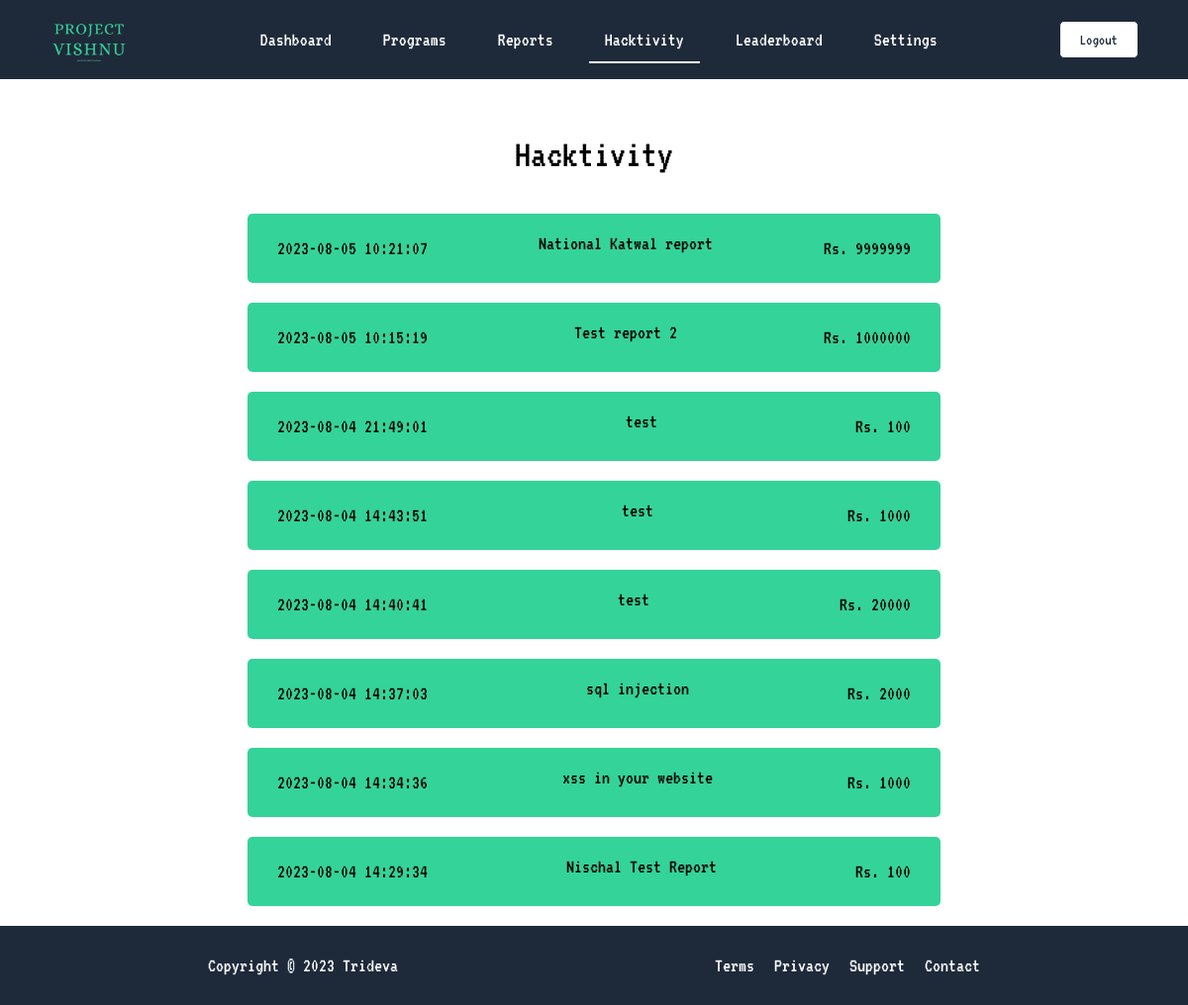
Page /app/html/researcher/hacktivity.php (signed in) on the committed database.
### tables this page shows
CREATE TABLE `report` (
  `reportid` int(11) NOT NULL,
  `id` int(11) NOT NULL,
  `uid` int(11) NOT NULL,
  `title` varchar(100) NOT NULL,
  `target` varchar(100) NOT NULL,
  `severity` varchar(10) NOT NULL,
  `type` text NOT NULL,
  `url` varchar(50) NOT NULL,
  `description` text DEFAULT NULL,
  `attachmment` varchar(100) DEFAULT NULL,
  `reporttime` datetime DEFAULT current_timestamp(),
  `reward` int(11) DEFAULT 0,
  `status` varchar(255) DEFAULT 'Pending'
);

### app/database/connect.php (called while the page is built, shortened)
<?php
class Connection {
    public $pdo = null;
    public function __construct(){
        try {
            $this->pdo = new PDO("mysql:host=localhost;dbname=vuln_db;charset=utf8mb4", "root", "");
            $this->pdo->setAttribute(PDO::ATTR_ERRMODE, PDO::ERRMODE_EXCEPTION);
        } catch(PDOException $e){
            die("ERROR: Could not connect. " . $e->getMessage());
        }
    }
    public function Hacktivity(){
        $statement = $this->pdo->prepare("SELECT * FROM report WHERE status = 'disclose' ORDER BY reporttime DESC LIMIT 20");
        $statement->execute();
        return $statement->fetchAll(PDO::FETCH_ASSOC);
    }
}

### app/html/researcher/hacktivity.php (the view, shortened to what this page needs)
<?php
require_once('../../database/connect.php');
$connection = new Connection();
$result = $connection->Hacktivity();
?>
<html lang="en">
  <head>
    <link rel="stylesheet" href="../../css/style.css" />
  </head>
  <body>
    <nav>
      <div class="logo">
        <img
          src="../../assets/logo/Project Vishnu 3.png"
          alt="Project Vishnu - securing digital himalayas"
        />
      </div>
      <ul>
        <li><a href="dashboard.php">Dashboard</a></li>
        <li><a href="programs.php">Programs</a></li>
        <li><a href="myreport.php">Reports</a></li>
        <li><a href="hacktivity.php" class="active-list">Hacktivity</a></li>
        <li><a href="leaderboard.php">Leaderboard</a></li>
        <li><a href="settings.php" >Settings</a></li>
      </ul>
      <div class="logout">
        <a href="logout.php"><button>Logout</button></a>
      </div>
    </nav>
    <div class="inner-body">
      <div class="page-inner">
        <div class="title">
          <h1 class="page-title">Hacktivity</h1>
        </div>
        <div class="hacktivity">
            <?php
                foreach($result as $row){
                    echo "<div class='recent'>";
                    echo "<div class='name'>";
                    echo "<p>".$row['reporttime']."</p>";
                    echo "</div>";
                    echo "<div class='main-title'>";
                    echo "<p><a href=reoprt/report.php?id=".$row['reportid']." style='text-decoration:none; color:black;'>".$row['title']."</a></p>";
                    echo "</div>";
                    echo "<div class='bounty-reward'>";
                    echo "<p>Rs. <span>".$row['reward']."</span></p>";
                    echo "</div>";
                    echo "</div>";
                }
            ?>
        </div>
      </div>
    </div>
    <footer>
      <span>Copyright &copy; 2023 Trideva</span>
      <div class="footer-links">
        <a href="#">Terms</a>
        <a href="#">Privacy</a>
        <a href="#">Support</a>
        <a href="#">Contact</a>
      </div>
    </footer>
  </body>
</html>

### app/css/style.css (style rules this page uses)
:root { --primary-color: #1e2a3a; --secondary-color: #34d399; --button-color: #ffa500; --alert-color: #ff4136; --neutral-color: #ffffff; --neutral-text-color: #808080; }
body { background-color: var(--neutral-color); font-family: "VT323", sans-serif; }
* { box-sizing: border-box; margin: 0; }
nav { background-color: var(--primary-color); height: 80px; width: 100%; display: flex; justify-content: space-between; align-items: center; padding: 0 50px; position: absolute; top: 0; z-index: 100; }
nav .logo img { height: 80px; margin-right: 10px; }
nav ul { list-style-type: none; margin: 0; padding: 0; overflow: hidden; }
nav ul li { float: left; }
nav ul li a { display: inline-block; color: var(--neutral-color); text-align: center; padding: 14px 16px; text-decoration: none; transition: 0.3s ease-in-out; margin: 0px 10px; position: relative; font-size: 20px; }
nav ul li a::after { content: ""; position: absolute; width: 100%; transform: scaleX(0); height: 2px; bottom: 0; left: 0; background-color: var(--neutral-color); transform-origin: bottom right; transition: transform 0.25s ease-out; }
.active-list::after { transform: scaleX(1); transform-origin: bottom left; }
nav .logout button { background-color: var(--neutral-color); border: none; padding: 10px 20px; border-radius: 5px; color: var(--primary-color); font-size: 16px; font-weight: 500; cursor: pointer; transition: 0.3s ease-in-out; border: var(--primary-color) solid 1px; font-family: "VT323", sans-serif; }
.inner-body { padding: 0px 50px; margin-top: 120px; flex-direction: column; }
.title { margin-top: 40px; margin-bottom: 40px; }
.page-title { font-weight: 100; margin-top: 40px; text-align: center; font-size: 40px; }
footer { background-color: var(--primary-color); height: 80px; width: 100%; display: flex; justify-content: space-around; align-items: center; padding: 0 50px; bottom: 0; z-index: 100; }
footer span { color: var(--neutral-color); font-size: 20px; }
footer .footer-links { display: flex; justify-content: space-around; align-items: center; gap: 20px; }
footer .footer-links a { text-decoration: none; color: var(--neutral-color); font-size: 20px; }
.hacktivity { display: flex; justify-content: center; align-items: center; flex-direction: column; width: 100%; }
.hacktivity .recent { width: 80%; max-width: 700px; background-color: var(--neutral-color); padding: 20px 30px; border-radius: 5px; margin-bottom: 20px; background-color: var(--secondary-color); display: flex; justify-content: space-between; align-items: center; }
.hacktivity .recent .name { font-size: 20px; font-weight: 500; display: flex; gap: 5px; align-items: center; justify-content: center; }
.hacktivity .recent .main-title { font-size: 20px; font-weight: 500; margin-bottom: 10px; text-align: center; }
.hacktivity .recent .bounty-reward { font-size: 20px; font-weight: 500; }

### rows in the picture
report: reporttime "2023-08-05 10:21:07", title "National Katwal report", reward "9999999"
report: reporttime "2023-08-05 10:15:19", title "Test report 2", reward "1000000"
report: reporttime "2023-08-04 21:49:01", title "test", reward "100"
report: reporttime "2023-08-04 14:43:51", title "test", reward "1000"
report: reporttime "2023-08-04 14:40:41", title "test", reward "20000"
report: reporttime "2023-08-04 14:37:03", title "sql injection", reward "2000"
report: reporttime "2023-08-04 14:34:36", title "xss in your website", reward "1000"
report: reporttime "2023-08-04 14:29:34", title "Nischal Test Report", reward "100"
